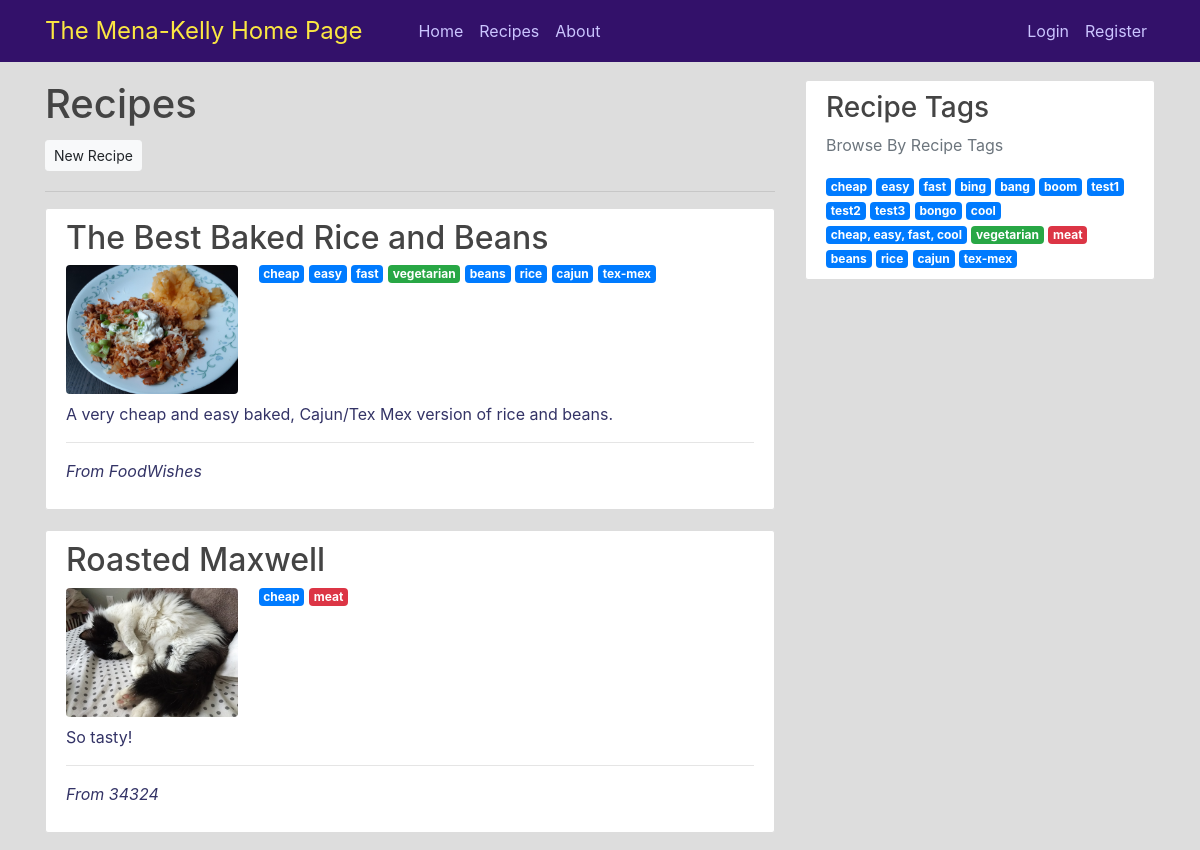
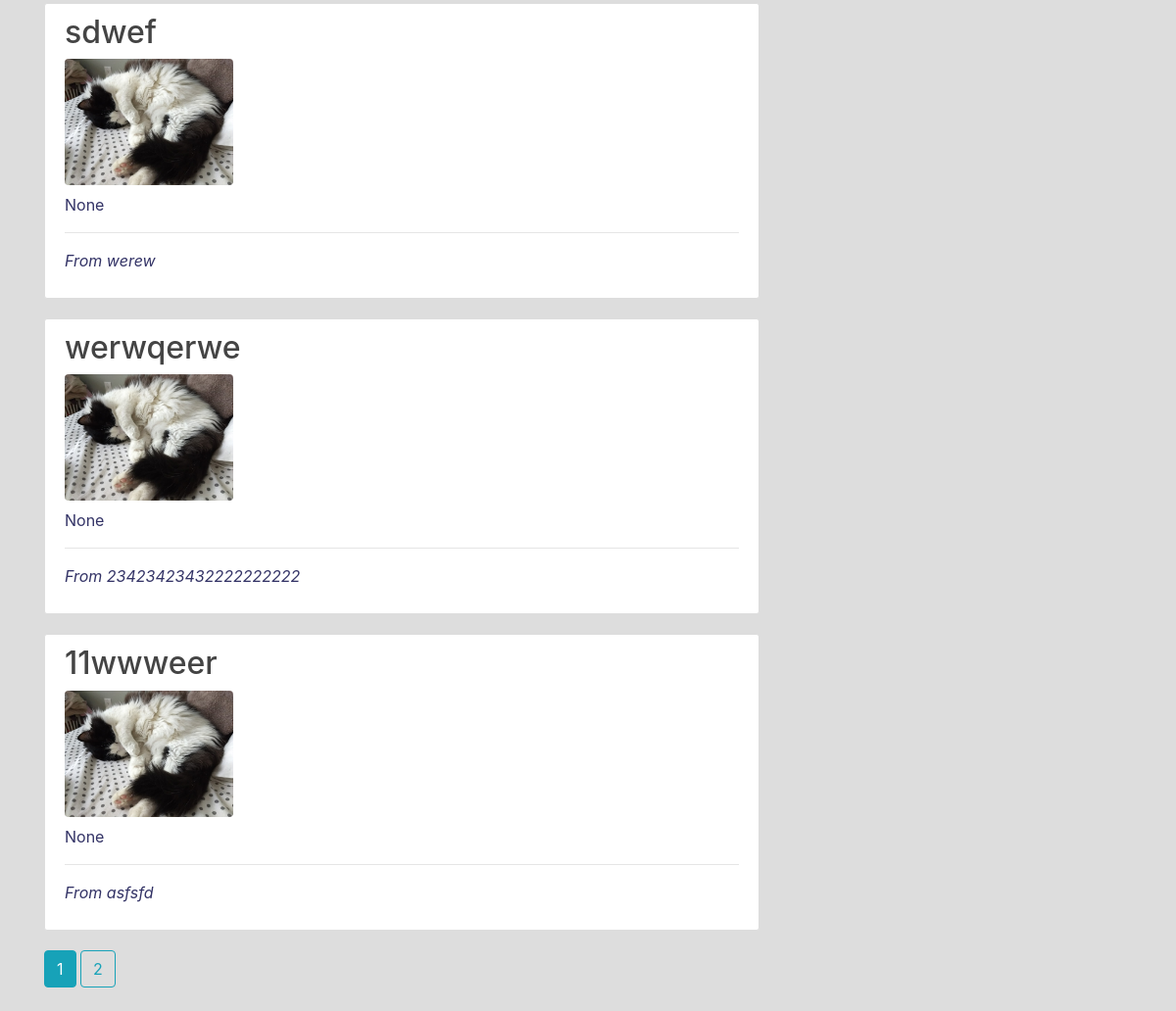
Page /recipes on the committed database (2 pictures, top to bottom).
### home_page/models.py (models this page shows, shortened)
class Recipe(db.Model):
    id = db.Column(db.Integer, primary_key=True)
    name = db.Column(db.String(30), nullable=False)
    description = db.Column(db.Text, nullable=False, default='No description')
    image_file = db.Column(db.String(30), nullable=False, default='default.jpg')
    ingredients = db.Column(db.Text, nullable=False)
    directions = db.Column(db.Text, nullable=False)
    source = db.Column(db.String(20), nullable=True)
    url = db.Column(db.Text, nullable=True)
    notes = db.Column(db.Text, nullable=True)
    _tags = db.relationship('Tag', secondary=recipe_tags, lazy='subquery', backref=db.backref('recipes', lazy=True))
    def _set_tags(self, taglist):
        self._tags = []
        for tag_name in taglist:
            self._tags.append(Tag.get_or_create(tag_name))
    def _get_tags(self):
        return self._tags
    tags = db.synonym("_tags", descriptor=property(_get_tags, _set_tags))

class Tag(db.Model):
    id = db.Column(db.Integer, primary_key=True)
    name = db.Column(db.String(20), nullable=False)

### home_page/users/routes.py (the view)
@users.route("/recipes")
def recipes():
    page = request.args.get('page', 1, type=int)
    posted_recipes = Recipe.query.order_by(Recipe.id).paginate(page=page, per_page=5)
    return render_template('recipes.html', recipes=posted_recipes, title='Recipes')

### home_page/users/routes.py (called while the page is built)
@users.before_app_request
def get_recipe_tags():
    g.recipe_tags = Tag.query.order_by(Tag.id)

### home_page/templates/recipes.html
{% extends "recipes_layout.html" %}
{% block content %}
    <h1>Recipes</h1>
    <div>
        <a class="btn btn-light btn-sm mt-1 mb-1" href="{{ url_for('users.new_recipe') }}">New Recipe</a>
    </div>
    <hr>
    {% for recipe in recipes.items %}
        <article class="media content-section">
            <div class="media-body">
                <h2><a class="article-title" href="{{ url_for('users.recipe', recipe_id=recipe.id) }}">{{ recipe.name }}</a></h2>
                <img class="rounded article-img w-25 h-25" src="{{ url_for('static', filename='recipe_photos/' + recipe.image_file) }}">
                {% for tag in recipe.tags %}
                    {% if tag.name == 'vegetarian' %}
                        <a href="{{ url_for('users.tag', tag_id=tag.id) }}" class="badge badge-success align-top">{{ tag.name }}</a>
                    {% elif tag.name == 'meat' %}
                        <a href="{{ url_for('users.tag', tag_id=tag.id) }}" class="badge badge-danger align-top">{{ tag.name }}</a>
                    {% else %}
                        <a href="{{ url_for('users.tag', tag_id=tag.id) }}" class="badge badge-primary align-top">{{ tag.name }}</a>
                    {% endif %}
                {% endfor %}
                <p class="article-content mt-2"> {{ recipe.description }} </p>
                <hr>
                <p class="article-content"><i> From {{ recipe.source }} </i></p>
            </div>
        </article>
    {% endfor %}
    {% for page_num in recipes.iter_pages(left_edge=1, right_edge=1, left_current=1, right_current=2) %}
        {% if page_num %}
            {% if recipes.page == page_num %}
                <a class="btn btn-info mb-4" href="{{ url_for('users.recipes', page=page_num) }}">{{ page_num }}</a>
            {% else %}
                <a class="btn btn-outline-info mb-4" href="{{ url_for('users.recipes', page=page_num) }}">{{ page_num }}</a>
            {% endif %}
        {% else %}
            ...
        {% endif %}
    {% endfor %}
{% endblock content %}

### home_page/templates/recipes_layout.html (shortened to what this page needs)
{% extends "layout.html" %}
{% block sidebar %}
    <div class="col-md-4">
        <div class="content-section">
            <h3>Recipe Tags</h3>
            <p class='text-muted'>Browse By Recipe Tags</p>
            {% for tag in g.recipe_tags %}
            {% if tag.name == 'vegetarian' %}
            <a href="{{ url_for('users.tag', tag_id=tag.id) }}" class="badge badge-success">{{ tag.name }}</a>
            {% elif tag.name == 'meat' %}
            <a href="{{ url_for('users.tag', tag_id=tag.id) }}" class="badge badge-danger">{{ tag.name }}</a>
            {% else %}
            <a href="{{ url_for('users.tag', tag_id=tag.id) }}" class="badge badge-primary">{{ tag.name }}</a>
            {% endif %}
            {% endfor %}
        </div>
    </div>
{% endblock %}

### home_page/templates/layout.html (shortened to what this page needs)
<!DOCTYPE html>
<html lang="en">
<head>
    <link rel="stylesheet" href="https://stackpath.bootstrapcdn.com/bootstrap/4.4.1/css/bootstrap.min.css">
    <link rel="stylesheet" type="text/css" href="{{ url_for('static', filename='main.css')}}">
</head>
<body>
    <header class="site-header">
      <nav class="navbar navbar-expand-md navbar-dark bg-steel fixed-top">
        <div class="container">
          <a class="navbar-brand mr-5" href="/">The Mena-Kelly Home Page</a>
          <div class="collapse navbar-collapse" id="navbarToggle">
            <div class="navbar-nav mr-auto">
              <a class="nav-item nav-link" href="{{ url_for('main.home') }}">Home</a>
              <a class="nav-item nav-link" href="{{ url_for('users.recipes') }}">Recipes</a>
              <a class="nav-item nav-link" href="{{ url_for('main.about') }}">About</a>
            </div>
            <div class="navbar-nav">
                {% if current_user.is_authenticated %}
                <a class="nav-item nav-link" href="{{ url_for('posts.new_post') }}">New Post</a>
                <a class="nav-item nav-link" href="{{ url_for('users.account') }}">Account</a>
                <a class="nav-item nav-link" href="{{ url_for('users.logout') }}">Logout</a>
                {% else %}
                <a class="nav-item nav-link" href="{{ url_for('users.login') }}">Login</a>
                <a class="nav-item nav-link" href="{{ url_for('users.register') }}">Register</a>
                {% endif %}
            </div>
          </div>
        </div>
      </nav>
    </header>
    <main role="main" class="container">
        <div class="row">
          <div class="col-md-8">
            {% block content %}{% endblock %}
          </div>
            {% block sidebar %}{% endblock %}
        </div>
    </main>
</body>
</html>

### home_page/static/main.css (style rules this page uses)
body { background: #dddddd; color: #333366; margin-top: 5rem; }
h1, h2, h3, h4, h5, h6 { color: #444444; }
.bg-steel { background-color: #33116a; }
.site-header .navbar-brand { color: #fbe742; font-size:1.50rem; }
.site-header .navbar-nav .nav-link { color: #cbc5ff; }
.content-section { background: #ffffff; padding: 10px 20px; border: 1px solid #dddddd; border-radius: 3px; margin-bottom: 20px; }
.article-title { color: #444444; }
.article-content { white-space: pre-line; }
.article-img { height: 65px; width: 65px; margin-right: 16px; }

### rows in the picture
Recipe: name "The Best Baked Rice and Beans", image_file (picture), description "A very cheap and easy baked, Cajun/Tex Mex version of rice and beans.", source "FoodWishes"
Tag: name "cheap"
Tag: name "easy"
Tag: name "fast"
Tag: name "vegetarian"
Tag: name "beans"
Tag: name "rice"
Tag: name "cajun"
Tag: name "tex-mex"
Recipe: name "Roasted Maxwell", image_file (placeholder picture), description "So tasty!", source "34324"
Tag: name "meat"
Recipe: name "sdwef", image_file (placeholder picture), description "None", source "werew"
Recipe: name "werwqerwe", image_file (placeholder picture), description "None", source "23423423432222222222"
Recipe: name "11wwweer", image_file (placeholder picture), description "None", source "asfsfd"
Tag: name "bing"
Tag: name "bang"
Tag: name "boom"
Tag: name "test1"
Tag: name "test2"
Tag: name "test3"
Tag: name "bongo"
Tag: name "cool"
Tag: name "cheap, easy, fast, cool"

### other values in the picture
{{ page_num }} "1"
{{ page_num }} "2"
